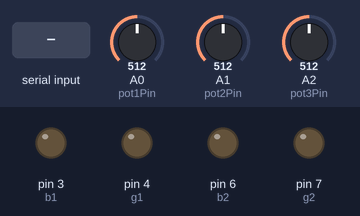
Bench run of a sketch on a simulated Arduino Uno, built with avr-gcc and run on an emulated ATmega328P. Parts: output pins drawn as LEDs (lit = HIGH). Inputs (shaded band) come from the test bench; at power-on: A0 (pot1Pin) = 512, A1 (pot2Pin) = 512, A2 (pot3Pin) = 512. Pins used as bus, display or sensor lines are not drawn; what the sketch prints to the serial monitor is not drawn.

Above: at 1.2 s.
1.3 s: "90,45,200\n" received over Serial
At 1.6 s:
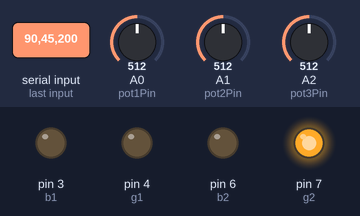
Timing chart, 0 to 4.3 s (numbered marks = the images above; inputs shaded):
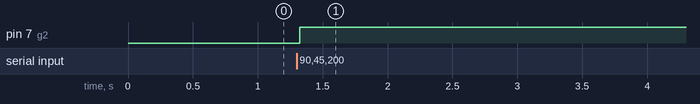

The sketch:

Obi_LED.ino
```cpp
// Define pin numbers for the potentiometers
const int pot1Pin = A0;
const int pot2Pin = A1;
const int pot3Pin = A2;

// Define pin numbers for the first RGB LED
const int r1 = 5;
const int g1 = 4;
const int b1 = 3;

// Define pin numbers for the second RGB LED
const int r2 = 8;
const int g2 = 7;
const int b2 = 6;

// Define pin numbers for the third RGB LED
const int r3 = 2;
const int g3 = 1;
const int b3 = 0;

// Variable to store potentiometer values
int pot1Value;
int pot2Value;
int pot3Value;

void setup() {
  Serial.begin(115200); // Start serial communication
  // Set RGB LED pins as output
  pinMode(r1, OUTPUT);
  pinMode(g1, OUTPUT);
  pinMode(b1, OUTPUT);
  pinMode(r2, OUTPUT);
  pinMode(g2, OUTPUT);
  pinMode(b2, OUTPUT);
  pinMode(r3, OUTPUT);
  pinMode(g3, OUTPUT);
  pinMode(b3, OUTPUT);
}

void loop() {
  // Read the potentiometer values
  pot1Value = analogRead(pot1Pin);
  pot2Value = analogRead(pot2Pin);
  pot3Value = analogRead(pot3Pin);

  // Send pot values to Unity
  Serial.print(pot1Value);
  Serial.print(",");
  Serial.print(pot2Value);
  Serial.print(",");
  Serial.println(pot3Value);

  // Check if there's data available from Unity
  if (Serial.available() > 0) {
    String data = Serial.readStringUntil('\n');
    String values[3];
    int index = 0;

    // Split the received data into values
    for (int i = 0; i < data.length(); i++) {
      if (data.charAt(i) == ',') {
        index++;
      } else {
        values[index] += data.charAt(i);
      }
    }

    // Check if we received 3 values
    if (index == 2) {
      float volume1 = values[0].toFloat();
      float volume2 = values[1].toFloat();
      float volume3 = values[2].toFloat();

      // Control LEDs based on volume values
      if (volume1 > 0.5) {
        setColor(r1, g1, b1, 255, 0, 0); // Turn on red LED for pot 1
      } else {
        setColor(r1, g1, b1, 0, 0, 0); // Turn off LED
      }

      if (volume2 > 0.5) {
        setColor(r2, g2, b2, 0, 255, 0); // Turn on green LED for pot 2
      } else {
        setColor(r2, g2, b2, 0, 0, 0); // Turn off LED
      }

      if (volume3 > 0.5) {
        setColor(r3, g3, b3, 225, 0, 0); // Turn on blue LED for pot 3
      } else {
        setColor(r3, g3, b3, 0, 0, 0); // Turn off LED
      }
    }
  }

  delay(25); // Delay to avoid overwhelming the serial buffer
}

void setColor(int redPin, int greenPin, int bluePin, int redValue, int greenValue, int blueValue) {
  analogWrite(redPin, redValue);
  analogWrite(greenPin, greenValue);
  analogWrite(bluePin, blueValue);
}
```

Measured:
- after the input at 1.3 s, pin 7 (g2): LOW → HIGH at once
